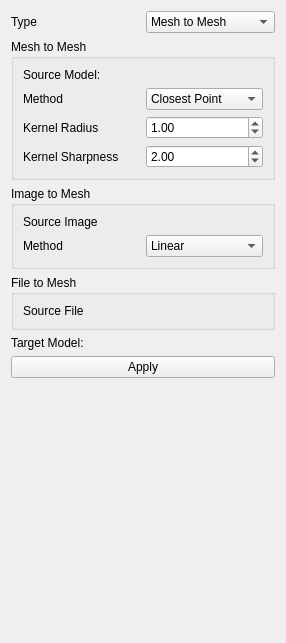
<?xml version="1.0" encoding="UTF-8"?>
<ui version="4.0">
 <class>MeshDataImprinter</class>
 <widget class="qMRMLWidget" name="MeshDataImprinter">
  <property name="geometry">
   <rect>
    <x>0</x>
    <y>0</y>
    <width>286</width>
    <height>643</height>
   </rect>
  </property>
  <layout class="QVBoxLayout" name="verticalLayout">
   <item>
    <layout class="QHBoxLayout" name="horizontalLayout_2">
     <item>
      <widget class="QLabel" name="label_3">
       <property name="text">
        <string>Type</string>
       </property>
      </widget>
     </item>
     <item>
      <widget class="QComboBox" name="comboBox_type">
       <item>
        <property name="text">
         <string>Mesh to Mesh</string>
        </property>
       </item>
       <item>
        <property name="text">
         <string>Image to Mesh</string>
        </property>
       </item>
       <item>
        <property name="text">
         <string>File to Mesh</string>
        </property>
       </item>
      </widget>
     </item>
    </layout>
   </item>
   <item>
    <widget class="QGroupBox" name="groupBox_meshToMesh">
     <property name="title">
      <string>Mesh to Mesh</string>
     </property>
     <layout class="QGridLayout" name="gridLayout">
      <item row="0" column="1">
       <widget class="qMRMLNodeComboBox" name="MRMLNodeComboBox_sourceModel">
        <property name="nodeTypes">
         <stringlist notr="true">
          <string>vtkMRMLModelNode</string>
         </stringlist>
        </property>
        <property name="hideChildNodeTypes">
         <stringlist notr="true"/>
        </property>
        <property name="addEnabled">
         <bool>false</bool>
        </property>
        <property name="removeEnabled">
         <bool>false</bool>
        </property>
        <property name="interactionNodeSingletonTag">
         <string notr="true"/>
        </property>
       </widget>
      </item>
      <item row="1" column="0">
       <widget class="QLabel" name="label_8">
        <property name="text">
         <string>Method</string>
        </property>
       </widget>
      </item>
      <item row="0" column="0">
       <widget class="QLabel" name="label_sourceModel">
        <property name="text">
         <string>Source Model:</string>
        </property>
       </widget>
      </item>
      <item row="2" column="0">
       <widget class="QLabel" name="label_2">
        <property name="text">
         <string>Kernel Radius</string>
        </property>
       </widget>
      </item>
      <item row="1" column="1">
       <widget class="QComboBox" name="comboBox_meshMethod">
        <property name="toolTip">
         <string>&lt;html&gt;&lt;head/&gt;&lt;body&gt;&lt;p&gt;Procrustes alignment assumes shapes have establised correspondence between individual points.&lt;/p&gt;&lt;/body&gt;&lt;/html&gt;</string>
        </property>
        <item>
         <property name="text">
          <string>Closest Point</string>
         </property>
        </item>
        <item>
         <property name="text">
          <string>Gaussian</string>
         </property>
        </item>
       </widget>
      </item>
      <item row="3" column="0">
       <widget class="QLabel" name="label_4">
        <property name="text">
         <string>Kernel Sharpness</string>
        </property>
       </widget>
      </item>
      <item row="2" column="1">
       <widget class="QDoubleSpinBox" name="doubleSpinBox_kernelRadius">
        <property name="maximum">
         <double>1000.000000000000000</double>
        </property>
        <property name="value">
         <double>1.000000000000000</double>
        </property>
       </widget>
      </item>
      <item row="3" column="1">
       <widget class="QDoubleSpinBox" name="doubleSpinBox_kernelSharpness">
        <property name="maximum">
         <double>2000.000000000000000</double>
        </property>
        <property name="value">
         <double>2.000000000000000</double>
        </property>
       </widget>
      </item>
     </layout>
    </widget>
   </item>
   <item>
    <widget class="QGroupBox" name="groupBox_imageToMesh">
     <property name="title">
      <string>Image to Mesh</string>
     </property>
     <layout class="QGridLayout" name="gridLayout_2">
      <item row="0" column="0">
       <widget class="QLabel" name="label_sourceImage">
        <property name="text">
         <string>Source Image</string>
        </property>
       </widget>
      </item>
      <item row="0" column="1">
       <widget class="qMRMLNodeComboBox" name="MRMLNodeComboBox_sourceImage">
        <property name="nodeTypes">
         <stringlist notr="true">
          <string>vtkMRMLVolumeNode</string>
         </stringlist>
        </property>
        <property name="hideChildNodeTypes">
         <stringlist notr="true"/>
        </property>
        <property name="addEnabled">
         <bool>false</bool>
        </property>
        <property name="removeEnabled">
         <bool>false</bool>
        </property>
        <property name="interactionNodeSingletonTag">
         <string notr="true"/>
        </property>
       </widget>
      </item>
      <item row="1" column="0">
       <widget class="QLabel" name="label_9">
        <property name="text">
         <string>Method</string>
        </property>
       </widget>
      </item>
      <item row="1" column="1">
       <widget class="QComboBox" name="comboBox_imageMethod">
        <property name="toolTip">
         <string>&lt;html&gt;&lt;head/&gt;&lt;body&gt;&lt;p&gt;Procrustes alignment assumes shapes have establised correspondence between individual points.&lt;/p&gt;&lt;/body&gt;&lt;/html&gt;</string>
        </property>
        <item>
         <property name="text">
          <string>Linear</string>
         </property>
        </item>
        <item>
         <property name="text">
          <string>Nearest</string>
         </property>
        </item>
        <item>
         <property name="text">
          <string>Cubic</string>
         </property>
        </item>
       </widget>
      </item>
     </layout>
    </widget>
   </item>
   <item>
    <widget class="QGroupBox" name="groupBox_fileToMesh">
     <property name="title">
      <string>File to Mesh</string>
     </property>
     <layout class="QGridLayout" name="gridLayout_4">
      <item row="0" column="0">
       <widget class="QLabel" name="label_sourceFile">
        <property name="text">
         <string>Source File</string>
        </property>
       </widget>
      </item>
      <item row="0" column="1">
       <widget class="ctkPathLineEdit" name="PathLineEdit_sourceFile">
        <property name="nameFilters">
         <stringlist>
          <string>*.csv</string>
         </stringlist>
        </property>
       </widget>
      </item>
     </layout>
    </widget>
   </item>
   <item>
    <layout class="QHBoxLayout" name="horizontalLayout">
     <item>
      <widget class="QLabel" name="label">
       <property name="text">
        <string>Target Model:</string>
       </property>
      </widget>
     </item>
     <item>
      <widget class="qMRMLNodeComboBox" name="MRMLNodeComboBox_targetNode">
       <property name="nodeTypes">
        <stringlist notr="true">
         <string>vtkMRMLModelNode</string>
        </stringlist>
       </property>
       <property name="hideChildNodeTypes">
        <stringlist notr="true"/>
       </property>
       <property name="addEnabled">
        <bool>false</bool>
       </property>
       <property name="removeEnabled">
        <bool>false</bool>
       </property>
       <property name="interactionNodeSingletonTag">
        <string notr="true"/>
       </property>
      </widget>
     </item>
    </layout>
   </item>
   <item>
    <widget class="QPushButton" name="applyButton">
     <property name="toolTip">
      <string>Perform selected processing steps.</string>
     </property>
     <property name="text">
      <string>Apply</string>
     </property>
     <property name="checkable">
      <bool>false</bool>
     </property>
    </widget>
   </item>
   <item>
    <spacer name="verticalSpacer">
     <property name="orientation">
      <enum>Qt::Vertical</enum>
     </property>
     <property name="sizeHint" stdset="0">
      <size>
       <width>20</width>
       <height>40</height>
      </size>
     </property>
    </spacer>
   </item>
  </layout>
 </widget>
 <customwidgets>
  <customwidget>
   <class>qMRMLNodeComboBox</class>
   <extends>QWidget</extends>
   <header>qMRMLNodeComboBox.h</header>
  </customwidget>
  <customwidget>
   <class>qMRMLWidget</class>
   <extends>QWidget</extends>
   <header>qMRMLWidget.h</header>
   <container>1</container>
  </customwidget>
  <customwidget>
   <class>ctkPathLineEdit</class>
   <extends>QWidget</extends>
   <header>ctkPathLineEdit.h</header>
  </customwidget>
 </customwidgets>
 <resources/>
 <connections>
  <connection>
   <sender>MeshDataImprinter</sender>
   <signal>mrmlSceneChanged(vtkMRMLScene*)</signal>
   <receiver>MRMLNodeComboBox_targetNode</receiver>
   <slot>setMRMLScene(vtkMRMLScene*)</slot>
   <hints>
    <hint type="sourcelabel">
     <x>122</x>
     <y>132</y>
    </hint>
    <hint type="destinationlabel">
     <x>248</x>
     <y>61</y>
    </hint>
   </hints>
  </connection>
  <connection>
   <sender>MeshDataImprinter</sender>
   <signal>mrmlSceneChanged(vtkMRMLScene*)</signal>
   <receiver>MRMLNodeComboBox_sourceModel</receiver>
   <slot>setMRMLScene(vtkMRMLScene*)</slot>
   <hints>
    <hint type="sourcelabel">
     <x>169</x>
     <y>183</y>
    </hint>
    <hint type="destinationlabel">
     <x>224</x>
     <y>22</y>
    </hint>
   </hints>
  </connection>
  <connection>
   <sender>MeshDataImprinter</sender>
   <signal>mrmlSceneChanged(vtkMRMLScene*)</signal>
   <receiver>MRMLNodeComboBox_sourceImage</receiver>
   <slot>setMRMLScene(vtkMRMLScene*)</slot>
   <hints>
    <hint type="sourcelabel">
     <x>169</x>
     <y>183</y>
    </hint>
    <hint type="destinationlabel">
     <x>221</x>
     <y>84</y>
    </hint>
   </hints>
  </connection>
 </connections>
</ui>
